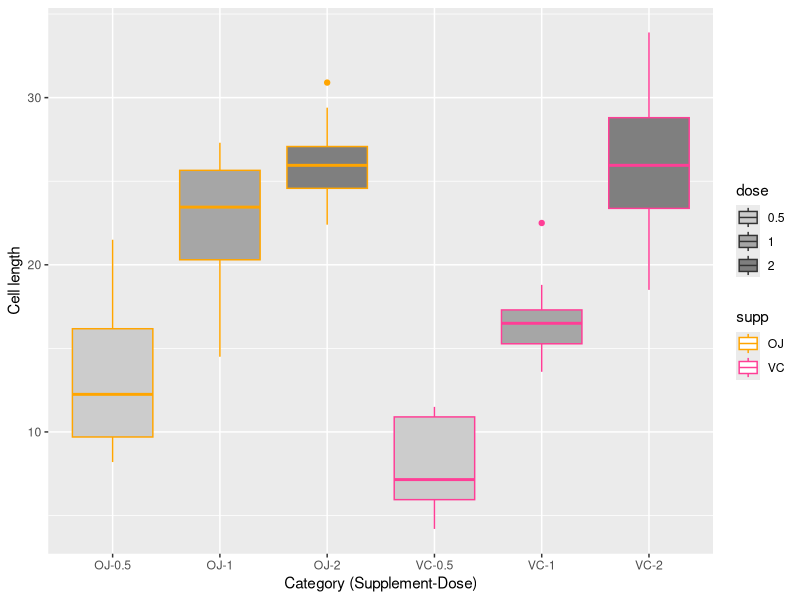

The R source for this figure:
## ---- chunk 1
## Set default knitr chunk options
knitr::opts_chunk$set(dev = 'tikz',
                      tidy = TRUE,
                      tidy.opts=list(width.cutoff=40),
                      fig.height = 3,
                      cache = TRUE)

## ---- chunk 2
library(tidyverse)
## ---- chunk 3
## Load data
library(datasets)
data <- ToothGrowth

## Display summary of data
str(data)
## ---- chunk 4
## Convert dose to factor variable
data$dose <- as.factor(data$dose)

## Group data by supplement, then by dose
data <- data %>%
  group_by(supp, dose)
## ---- chunk 5
## Check for missing values
n_missing <- sum(!(complete.cases(data)))
print(paste0("Number of observations missing data: ", n_missing))

## Display sample sizes
data %>%
  summarise(sample_size = n())
## ---- chunk 6
## Add combined factor variable for both supplement and dose
data <- data %>%
  unite(cat, supp, dose,
        sep = "-", remove = FALSE)

data$cat <- as.factor(data$cat)

## Define custom colour pallettes
col_pallette <- c("orange1", "violetred1")
fill_pallette <- c("grey80", "grey65", "grey50")

## Make boxplot
p <- ggplot(data, aes(x = cat, y = len,
                      col = supp, fill = dose)) +
  geom_boxplot() +
  ## Use custom colour palettes
  scale_colour_manual(values = col_pallette) +
  scale_fill_manual(values = fill_pallette) +
  ## Add annotations
  labs(x = "Category (Supplement-Dose)",
       y = "Cell length")

print(p)
## ---- chunk 7
sessionInfo()  
